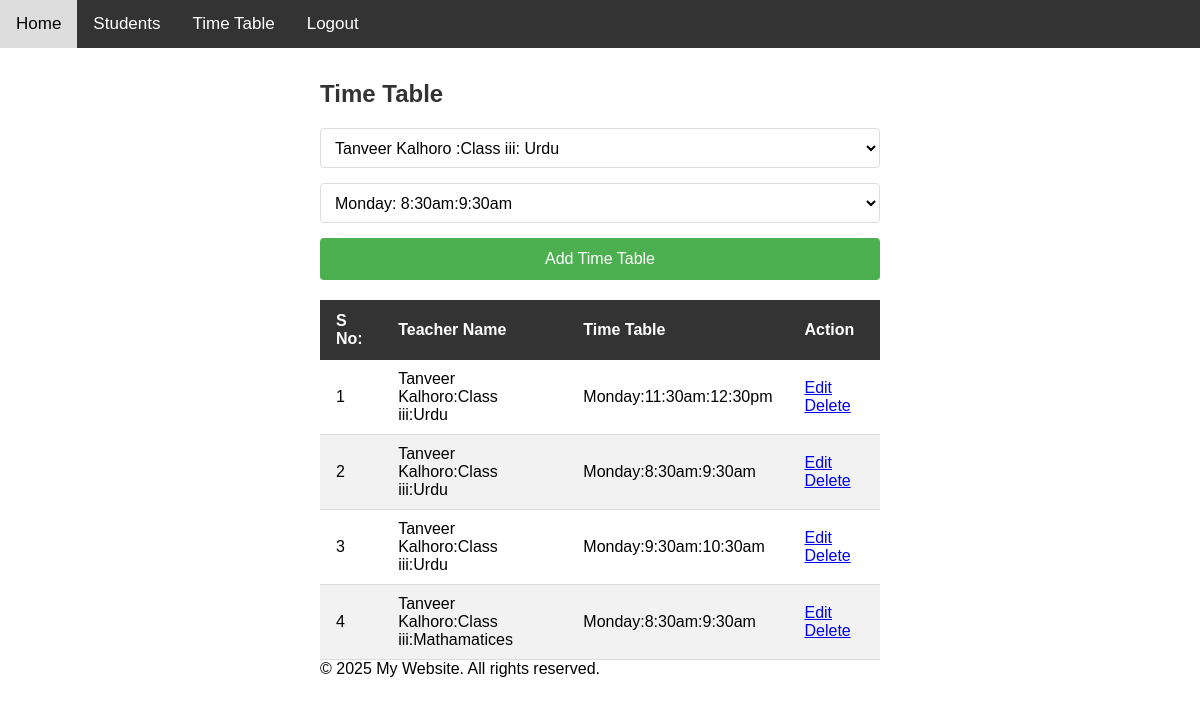
/time_table.php?menu_id=17&mode=edit&id=15 (signed in), run on the app's committed database.
### tables this page shows
CREATE TABLE `menus` (
  `id` int(11) NOT NULL AUTO_INCREMENT,
  `menus_name` varchar(256) DEFAULT NULL,
  `menus_links` varchar(256) DEFAULT NULL,
  `sort_order` int(10) DEFAULT 1,
  `is_display` smallint(1) DEFAULT 1,
  `enable` int(11) DEFAULT 1,
  PRIMARY KEY (`id`)
);

CREATE TABLE `time_table` (
  `id` int(11) NOT NULL AUTO_INCREMENT,
  `class_subject_id` int(11) DEFAULT NULL,
  `day_id` int(11) DEFAULT NULL,
  `enable` int(11) DEFAULT 1,
  PRIMARY KEY (`id`)
);

CREATE TABLE `teacher_subjects` (
  `id` int(11) NOT NULL AUTO_INCREMENT,
  `teacher_id` int(11) DEFAULT NULL,
  `class_subject_id` int(11) DEFAULT NULL,
  `enable` int(11) DEFAULT 1,
  PRIMARY KEY (`id`)
);

CREATE TABLE `teachers_info` (
  `teacher_id` int(11) NOT NULL AUTO_INCREMENT,
  `full_name` varchar(256) DEFAULT NULL,
  `user_name` varchar(256) DEFAULT NULL,
  `pasword` varchar(256) DEFAULT NULL,
  `role_id` varchar(11) DEFAULT NULL,
  `profile_pic` varchar(256) DEFAULT NULL,
  `email` varchar(256) DEFAULT NULL,
  `user_type` varchar(256) DEFAULT 'user',
  `enable` int(11) DEFAULT 1,
  PRIMARY KEY (`teacher_id`)
);

CREATE TABLE `day_time` (
  `day_id` int(11) NOT NULL AUTO_INCREMENT,
  `day` varchar(100) DEFAULT NULL,
  `time_start` varchar(100) DEFAULT NULL,
  `time_end` varchar(100) DEFAULT NULL,
  `enable` int(11) DEFAULT 1,
  PRIMARY KEY (`day_id`)
);

CREATE TABLE `classes` (
  `class_id` int(11) NOT NULL AUTO_INCREMENT,
  `class_name` varchar(100) DEFAULT NULL,
  `enable` int(11) DEFAULT 1,
  PRIMARY KEY (`class_id`)
);

CREATE TABLE `subjects` (
  `subject_id` int(11) NOT NULL AUTO_INCREMENT,
  `subject_name` varchar(100) DEFAULT NULL,
  `enable` int(11) DEFAULT 1,
  PRIMARY KEY (`subject_id`)
);

### time_table.php (the view, shortened to what this page needs)
<?php
include('header.php');
extract($_REQUEST);
if(isset($mode) && $mode=="edit" && isset($id)){
    $sql2     = "SELECT * FROM time_table WHERE id='$id' ";
    $result2  =mysqli_query($conn,$sql2);
    $count2   =mysqli_num_rows($result2);
    if($count2 > 0) {
        $data=mysqli_fetch_assoc($result2);
           $class_subject_id    = $data['class_subject_id'];
           $day_id    = $data['day_id'];
    }
}
extract($_POST);
$sql3    = "SELECT * FROM day_time ";
$result3  =mysqli_query($conn,$sql3);
$sql4    = "SELECT a.*,c.class_name,d. subject_name ,e.full_name
            FROM `teacher_subjects` a
            INNER JOIN `class_subjects` b ON a.class_subject_id =b.id
            INNER JOIN classes c ON b.class_id =c.class_id
            INNER JOIN subjects d ON b.subject_id =d.subject_id
            INNER JOIN teachers_info e ON e.teacher_id =a.teacher_id";
$result4  =mysqli_query($conn,$sql4);
?>
<!DOCTYPE html>
<html lang="en">
    <head>
    </head>
    <body>
        <?php include("sidebar.php"); ?>
        <div class="content">
            <div>
                <h2 class="form-title">Time Table</h2>
                <form method="post">
                    <div class="form-group">
                        <select id="class_subject_id" name="class_subject_id" value="<?php if(isset($class_subject_id)) { echo $class_subject_id;}?>">
                            <?php
                              $count4   =mysqli_num_rows($result4);
                            if($count4 > 0) {
                                while($data1=mysqli_fetch_assoc($result4)){?>
                            <option value="<?php echo $data1['id']; ?>" <?php if (isset($class_subject_id) && $class_subject_id == $data1['id']) { ?> selected="selected" <?php } ?>> <?php echo $data1['full_name']; ?> :<?php echo $data1['class_name']; ?>: <?php echo $data1['subject_name']; ?> </option>
                            <?php
                                }
                            }?>
                        </select>
                    </div>
                    <div class="form-group">
                        <select id="day_id" name="day_id" value="<?php if(isset($day_id)) { echo $day_id;}?>">
                            <?php
                            $count3   =mysqli_num_rows($result3);
                            if($count3 > 0) {
                                while($data=mysqli_fetch_assoc($result3)){?>
                                    <option value="<?php echo $data['day_id']; ?>" <?php if (isset($day_id) && $day_id == $data['day_id']) { ?> selected="selected" <?php } ?>> <?php echo $data['day']; ?>: <?php echo $data['time_start']; ?>:<?php echo $data['time_end']; ?> </option>
                            <?php
                                }
                            }?>
                        </select>
                    </div>
                    <div class="form-group">
                    <input type="submit" value="Add Time Table">
                    </div>
                </form>
            </div>
            <div>
                <table>
                     <thead>
                        <tr>
                            <th>S No:</th>
                            <th>Teacher Name </th>
                            <th>Time Table </th>
                            <th>Action</th>
                        </tr>
                    </thead>
                    <tbody>
                        <?php
                         $sql = "SELECT a.* ,c.subject_name, d.class_name, f.full_name ,g.day,g.time_start,g.time_end
                        FROM `time_table` a
                        INNER JOIN teacher_subjects e ON e.id = a.class_subject_id
                        INNER JOIN teachers_info f ON f.teacher_id =  e.teacher_id
                        INNER JOIN class_subjects b ON b.id =  e.class_subject_id
                        INNER JOIN subjects c ON c.subject_id =  b.subject_id
                        INNER JOIN classes d ON b.class_id    = d.class_id
                        INNER JOIN day_time g ON a.day_id = g.day_id";
                        $result = mysqli_query($conn,$sql);
                        $count = mysqli_num_rows($result);
                        $i = 1;
                        if($count > 0){
                            while($data = mysqli_fetch_assoc($result)){
                            $id= $data['id'];?>
                            <tr>
                                <td><?php echo $i; ?></td>
                                <td><?php echo ($data['full_name']); ?>:<?php echo ($data['class_name']); ?>:<?php echo ($data['subject_name']); ?></td>
                                <td><?php echo ($data['day']); ?>:<?php echo ($data['time_start']); ?>:<?php echo ($data['time_end']); ?></td>
                                <td>
                                    <a href="time_table.php?menu_id=<?php echo $menu_id;?>&mode=edit&id=<?php echo $id?>">Edit</a>  &nbsp;&nbsp;
                                    <a href="time_table.php?menu_id=<?php echo $menu_id;?>&mode=delete&id=<?php echo $id?>">Delete</a>
                                </td>
                            </tr>
                        <?php
                            $i++;
                            }
                        }?>
                    </tbody>
                </table>
            </div>
        <?php
        include("footer.php"); ?>
        </div>
    </body>
 </html>

### sidebar.php
<?php
if(isset($_SESSION['user_id'])){
  $sql    ="SELECT DISTINCT  a.* FROM `menus` a WHERE a.enable = 1 AND a.is_display = 1 ORDER BY a.sort_order ";
  $result =mysqli_query($conn,$sql);
  $count  =mysqli_num_rows($result);?>
  <div class="horizontal-sidebar">
      <a href="index.php">Home</a>
      <?php
      if($count > 0){
          while($data =mysqli_fetch_assoc($result)) {
            $site_bar_menu_id = $data['id'];
            $sql    ="SELECT a.*
                      FROM users a
                      INNER JOIN `role_per` b ON a.`role_id` = b.role_id
                      WHERE a.id = '".$_SESSION['user_id']."'
                      AND b.`menus_id` = '".$site_bar_menu_id."' ";
            $result2 =mysqli_query($conn,$sql);
            $count2  =mysqli_num_rows($result2);
            if($count2 > 0 ||  $_SESSION['user_type'] =="SuperAdmin"){ ?>
              <a href="<?php echo $data['menus_links']; ?>?menu_id=<?php echo $data['id']; ?>"><?php echo $data['menus_name']; ?></a>
            <?php }
          }
      }?>
      <a href="logout.php">Logout</a>
  </div>
<?php }?>

### css.php (style rules this page uses)
* { margin: 0; padding: 0; box-sizing: border-box; }
body { font-family: Arial, sans-serif; }
.horizontal-sidebar { background: #333; overflow: hidden; position: fixed; top: 0; width: 100%; }
.horizontal-sidebar a { float: left; display: block; color: white; text-align: center; padding: 14px 16px; text-decoration: none; font-size: 17px; }
.content { margin-top: 60px; padding: 20px; }
table { width: 100%; border-collapse: collapse; margin-top: 20px; }
th { background-color: #333; color: white; padding: 12px 16px; text-align: left; }
td { padding: 10px 16px; border-bottom: 1px solid #ddd; }
tr:nth-child(even) { background-color: #f2f2f2; }
.content { margin-top: 60px; padding: 20px; max-width: 600px; margin-left: auto; margin-right: auto; }
.form-title { color: #333; margin-bottom: 20px; }
.form-group { margin-bottom: 15px; }
input[type="text"], input[type="email"], input[type="password"], select { width: 100%; padding: 10px; border: 1px solid #ddd; border-radius: 4px; font-size: 16px; }
select { height: 40px; background-color: white; }
input[type="submit"] { background-color: #4CAF50; color: white; padding: 12px 20px; border: none; border-radius: 4px; cursor: pointer; font-size: 16px; width: 100%; }

### data on the page
menus: menus_name "Students"
menus: menus_name "Time Table"
time_table: class_subject_id "Tanveer Kalhoro :Class iii: Urdu", day_id "Monday: 8:30am:9:30am", teachers_info.full_name "Tanveer Kalhoro", classes.class_name "Class iii", subjects.subject_name "Urdu", day.day "Monday", day.time_start "8:30am", day.time_end "9:30am"
time_table: teachers_info.full_name "Tanveer Kalhoro", classes.class_name "Class iii", subjects.subject_name "Urdu", day.day "Monday", day.time_start "11:30am", day.time_end "12:30pm"
time_table: teachers_info.full_name "Tanveer Kalhoro", classes.class_name "Class iii", subjects.subject_name "Urdu", day.day "Monday", day.time_start "9:30am", day.time_end "10:30am"
time_table: teachers_info.full_name "Tanveer Kalhoro", classes.class_name "Class iii", subjects.subject_name "Mathamatices", day.day "Monday", day.time_start "8:30am", day.time_end "9:30am"
